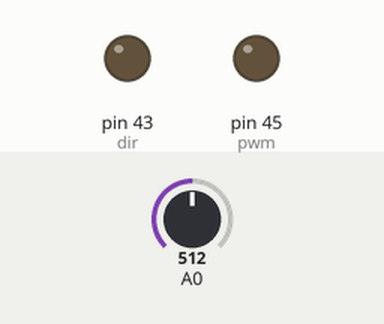
Recording of a sketch running on a simulated Arduino Mega 2560, built with avr-gcc and run on an emulated ATmega2560. Shown: output pins drawn as LEDs (lit = HIGH). The inputs (shaded band) are chosen by the test bench; at power-on: A0 = 512. What the sketch prints to the serial monitor is not drawn.

Above: at 0.1 s.
At 8.1 s:
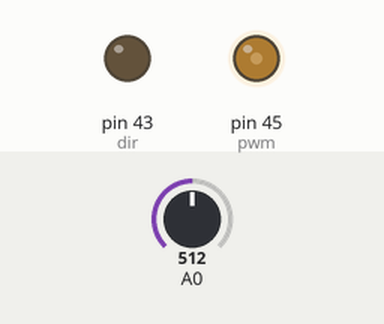
Timing chart, 0 to 9.6 s (numbered marks = the images above):
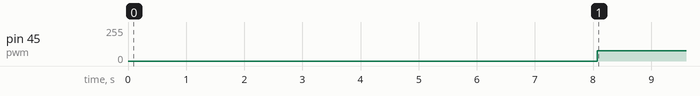

The sketch:

Linear_Actuator_Potentiometer_Feedback.ino
```cpp
#include <util/delay.h>
#include <avr/interrupt.h>
#define dir PL6
#define pwm PL4

uint16_t adc_reading = 0, prev_deg = 0, desired_deg = 0, counter = 0;
uint16_t max_deg = 360, max_analog = 1024, set_ocr = 0;
int16_t diff_deg = 0;
//unsigned int adc_reading = 0;
int main(){
  init();
  Serial.begin(115200);
  DDRL = (1 << dir) | (1 << pwm);
  PORTL &= ~(1 << dir);
  pwm_config(30);
  adc_setup();
  sei();
//  while(adc_reading != 0){
//    OCR5B = set_ocr;
//  }
  OCR5B = 0;
  prev_deg = 0;
  _delay_ms(1000);
  while(1){
    if (Serial.available()){
      desired_deg = Serial.parseInt();
    }
    diff_deg = (desired_deg - prev_deg);
    actuator_dir(diff_deg);
    if (deg_to_analog(abs(diff_deg)) == adc_reading){
      OCR5B = 0;
    }
    else if (deg_to_analog(abs(diff_deg)) != adc_reading){
      OCR5B = set_ocr;
    }
Serial.print(OCR5B);
Serial.print("    ");
Serial.print(deg_to_analog(abs(diff_deg)));
Serial.print("    ");
Serial.println(adc_reading);
  }
}

uint16_t deg_to_analog (float deg){
  uint16_t analog;
//  analog = (uint16_t)((max_analog * deg) / max_deg);
  analog = (uint16_t)(3 * deg);
  return analog;
}

void actuator_dir(int d){
  if (d > 0){
    PORTB |= (1 << dir);
  }
  if (d < 0){
    PORTB &= ~(1 << dir);
  }
}

void adc_setup() {
  cli();
  ADCSRB = 0x00;
  ADCSRA = (1 << ADEN) | (1 << ADIE) | (1 << ADATE) | (1 << ADSC) | (1 << ADPS1) | (1 << ADPS0); // div factor 8
//  DIDR0 = (1 << ADC0D);
  ADMUX = (1 << REFS0) | (1 << ADLAR);
  sei();
}

void pwm_config (unsigned int duty_cycle) {
  cli();
  TCCR5A = 0;
  TCCR5B = 0;
  TCCR5C = 0;
  TCCR5A |= (1 << WGM51) | (1 << COM5B1);
  TCCR5B |= (1 << WGM53) | (1 << WGM52);
  TCCR5B |= (1 << CS50);
  ICR5 = 5000;
  OCR5B = 0;
  set_ocr = (50 * duty_cycle);
  sei();
}

ISR (ADC_vect) {
  adc_reading = ((ADCL >> 6) | ( ADCH << 2));
  ADCSRA |= (1 << ADSC);
}
```

Measured:
- by itself, pin 45 (pwm): 0/255 → 77/255 at 8.1 s
